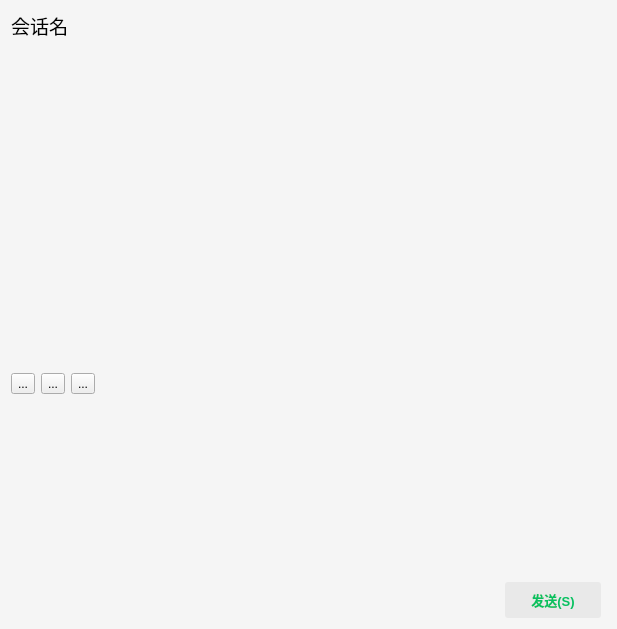
<?xml version="1.0" encoding="UTF-8"?>
<ui version="4.0">
 <class>ChatWidget</class>
 <widget class="QWidget" name="ChatWidget">
  <property name="geometry">
   <rect>
    <x>0</x>
    <y>0</y>
    <width>617</width>
    <height>629</height>
   </rect>
  </property>
  <property name="windowTitle">
   <string>Form</string>
  </property>
  <property name="styleSheet">
   <string notr="true">#widget_toolbar1,#textEdit_message, #widget, #ChatWidget,#listView_msg
{
	background-color:rgb(245, 245, 245);
	border:0px;
}

#splitter_chat::handle{
	background-color:rgb(236, 236, 236);
	height:1px;
}

#pushButton_sendMessage{
	background-color:rgb(233,233,233);
	border:0px;
	border-radius:3px;
	padding:8px 26px;
	color:rgb(7, 193, 96);
	font-size:13px;
	font-weight:bold;
}
#pushButton_sendMessage:hover {
	background-color:rgb(210, 210, 210);
}
#pushButton_sendMessage:pressed {
	background-color:rgb(198, 198, 198);
}</string>
  </property>
  <layout class="QVBoxLayout" name="verticalLayout_2">
   <item>
    <widget class="QLabel" name="label_sessionName">
     <property name="font">
      <font>
       <pointsize>14</pointsize>
      </font>
     </property>
     <property name="text">
      <string>会话名</string>
     </property>
    </widget>
   </item>
   <item>
    <widget class="QSplitter" name="splitter">
     <property name="sizePolicy">
      <sizepolicy hsizetype="Preferred" vsizetype="Minimum">
       <horstretch>0</horstretch>
       <verstretch>3</verstretch>
      </sizepolicy>
     </property>
     <property name="orientation">
      <enum>Qt::Orientation::Vertical</enum>
     </property>
     <property name="handleWidth">
      <number>1</number>
     </property>
     <property name="childrenCollapsible">
      <bool>false</bool>
     </property>
     <widget class="QWidget" name="widget" native="true">
      <property name="sizePolicy">
       <sizepolicy hsizetype="Preferred" vsizetype="Minimum">
        <horstretch>0</horstretch>
        <verstretch>3</verstretch>
       </sizepolicy>
      </property>
     </widget>
     <widget class="QWidget" name="widget_2" native="true">
      <property name="minimumSize">
       <size>
        <width>0</width>
        <height>200</height>
       </size>
      </property>
      <layout class="QVBoxLayout" name="verticalLayout">
       <property name="spacing">
        <number>0</number>
       </property>
       <property name="leftMargin">
        <number>0</number>
       </property>
       <property name="topMargin">
        <number>0</number>
       </property>
       <property name="rightMargin">
        <number>0</number>
       </property>
       <property name="bottomMargin">
        <number>0</number>
       </property>
       <item>
        <widget class="QWidget" name="widget_toolbar1" native="true">
         <property name="sizePolicy">
          <sizepolicy hsizetype="Preferred" vsizetype="Preferred">
           <horstretch>0</horstretch>
           <verstretch>1</verstretch>
          </sizepolicy>
         </property>
         <layout class="QHBoxLayout" name="horizontalLayout">
          <property name="spacing">
           <number>6</number>
          </property>
          <property name="leftMargin">
           <number>0</number>
          </property>
          <property name="topMargin">
           <number>0</number>
          </property>
          <property name="rightMargin">
           <number>0</number>
          </property>
          <property name="bottomMargin">
           <number>0</number>
          </property>
          <item>
           <widget class="QToolButton" name="toolButton_3">
            <property name="text">
             <string>...</string>
            </property>
           </widget>
          </item>
          <item>
           <widget class="QToolButton" name="toolButton_4">
            <property name="text">
             <string>...</string>
            </property>
           </widget>
          </item>
          <item>
           <widget class="QToolButton" name="toolButton_2">
            <property name="text">
             <string>...</string>
            </property>
           </widget>
          </item>
          <item>
           <spacer name="horizontalSpacer">
            <property name="orientation">
             <enum>Qt::Orientation::Horizontal</enum>
            </property>
            <property name="sizeHint" stdset="0">
             <size>
              <width>40</width>
              <height>20</height>
             </size>
            </property>
           </spacer>
          </item>
         </layout>
        </widget>
       </item>
       <item>
        <widget class="QTextEdit" name="textEdit_message">
         <property name="sizePolicy">
          <sizepolicy hsizetype="Expanding" vsizetype="Preferred">
           <horstretch>0</horstretch>
           <verstretch>5</verstretch>
          </sizepolicy>
         </property>
         <property name="styleSheet">
          <string notr="true">QScrollBar:vertical {
    background: #f0f0f0; /* 背景颜色 */
    width: 10px; /* 滚动条宽度 */
    margin: 22px 0 22px 0; /* 上下边距 */
}

QScrollBar::handle:vertical {
    background: #c0c0c0; /* 滑块颜色 */
    border-radius: 5px; /* 圆角 */
}

QScrollBar::handle:vertical:hover {
    background: #a0a0a0; /* 悬停时滑块颜色 */
}

QScrollBar::add-line:vertical, QScrollBar::sub-line:vertical {
    background: none; /* 隐藏上下按钮 */
}

QScrollBar::up-arrow:vertical, QScrollBar::down-arrow:vertical {
    background: none; /* 隐藏箭头 */
}

QScrollBar:horizontal {
    background: #f0f0f0; /* 背景颜色 */
    height: 10px; /* 滚动条高度 */
    margin: 0 22px 0 22px; /* 左右边距 */
}

QScrollBar::handle:horizontal {
    background: #c0c0c0; /* 滑块颜色 */
    border-radius: 5px; /* 圆角 */
}

QScrollBar::handle:horizontal:hover {
    background: #a0a0a0; /* 悬停时滑块颜色 */
}

QScrollBar::add-line:horizontal, QScrollBar::sub-line:horizontal {
    background: none; /* 隐藏左右按钮 */
}

QScrollBar::left-arrow:horizontal, QScrollBar::right-arrow:horizontal {
    background: none; /* 隐藏箭头 */
}
</string>
         </property>
        </widget>
       </item>
       <item>
        <widget class="QWidget" name="widget_toolbar2" native="true">
         <property name="sizePolicy">
          <sizepolicy hsizetype="Preferred" vsizetype="Fixed">
           <horstretch>0</horstretch>
           <verstretch>1</verstretch>
          </sizepolicy>
         </property>
         <layout class="QHBoxLayout" name="horizontalLayout_2">
          <property name="spacing">
           <number>0</number>
          </property>
          <property name="leftMargin">
           <number>0</number>
          </property>
          <property name="topMargin">
           <number>3</number>
          </property>
          <property name="rightMargin">
           <number>5</number>
          </property>
          <property name="bottomMargin">
           <number>0</number>
          </property>
          <item>
           <spacer name="horizontalSpacer_2">
            <property name="orientation">
             <enum>Qt::Orientation::Horizontal</enum>
            </property>
            <property name="sizeHint" stdset="0">
             <size>
              <width>40</width>
              <height>20</height>
             </size>
            </property>
           </spacer>
          </item>
          <item>
           <widget class="QPushButton" name="pushButton_sendMessage">
            <property name="cursor">
             <cursorShape>PointingHandCursor</cursorShape>
            </property>
            <property name="text">
             <string>发送(S)</string>
            </property>
           </widget>
          </item>
         </layout>
        </widget>
       </item>
      </layout>
     </widget>
    </widget>
   </item>
  </layout>
 </widget>
 <resources/>
 <connections/>
</ui>
